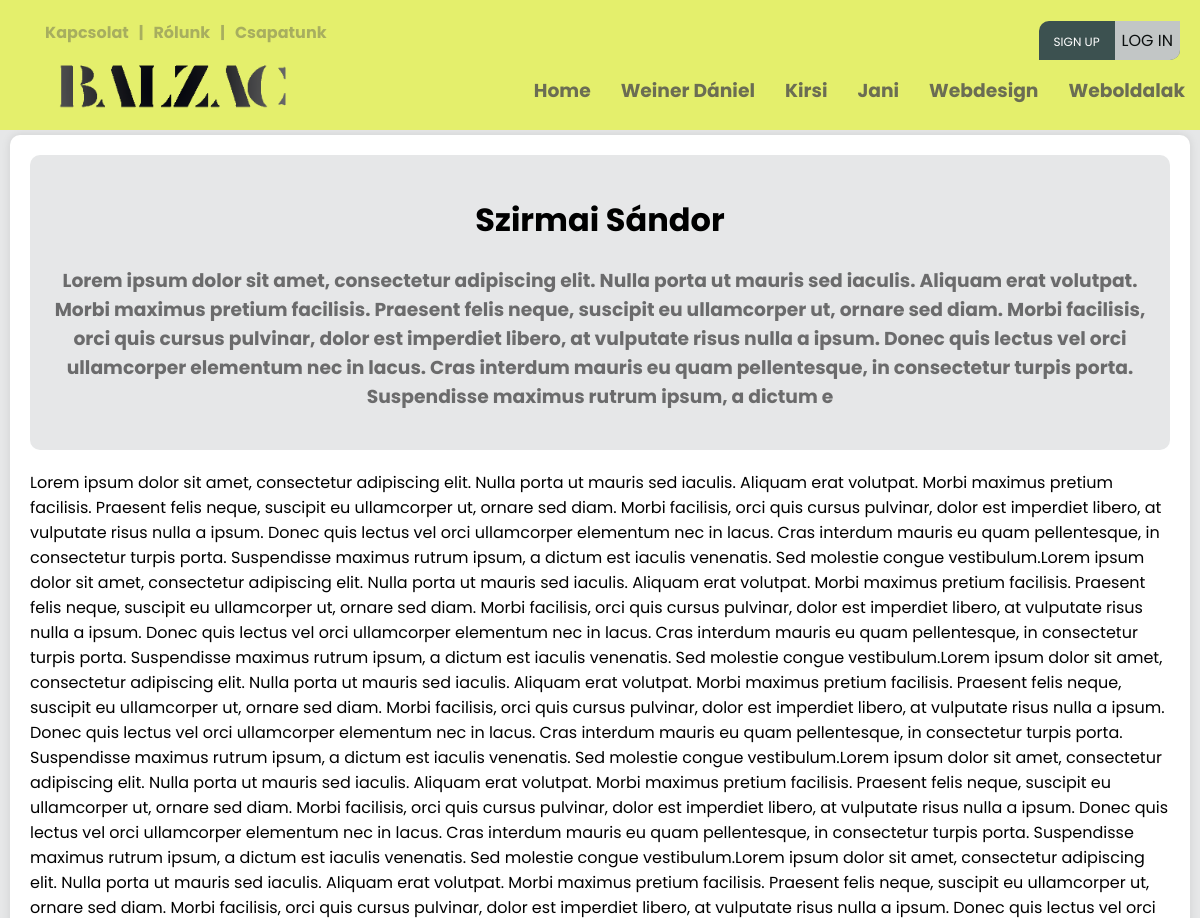
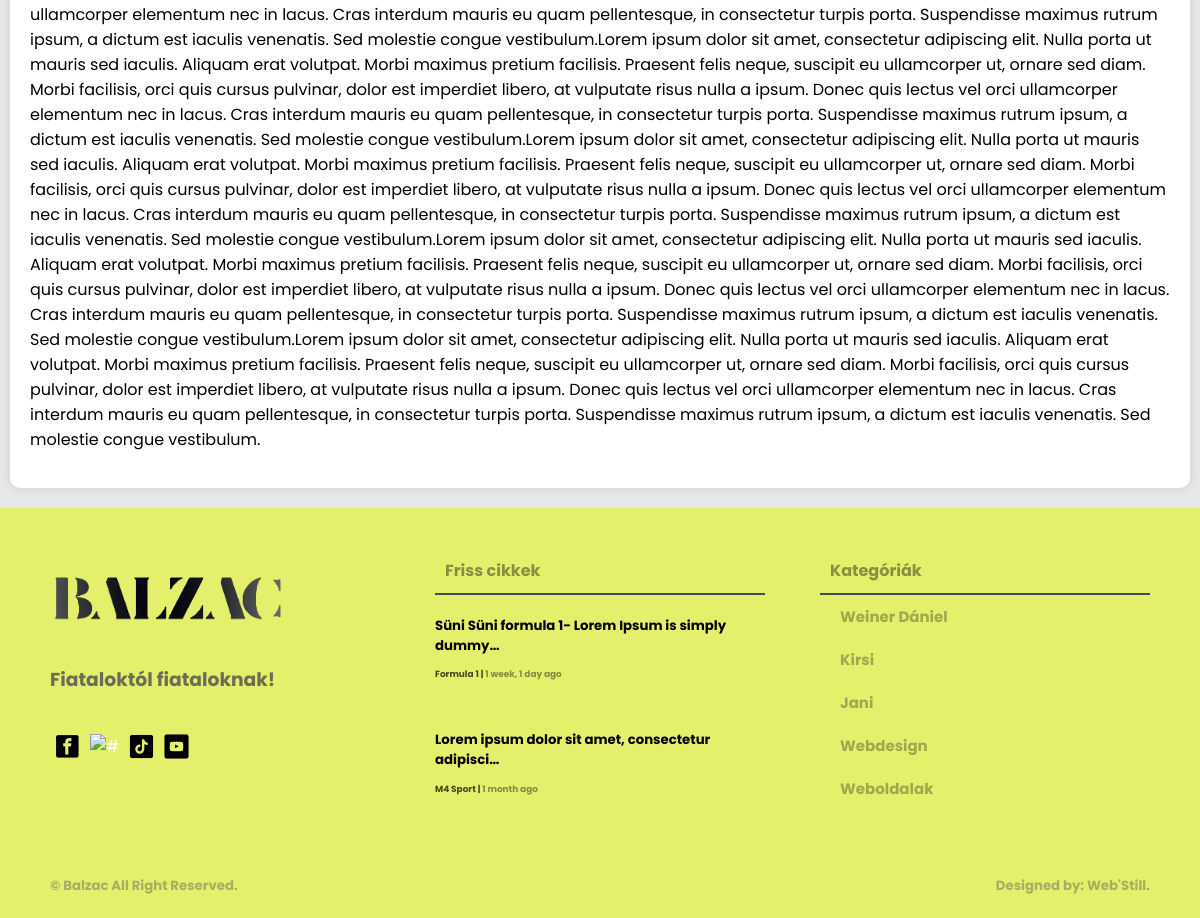
The app's page /munkatars/4/ with its own data (2 pictures, top to bottom).
### creationboard/models.py (models this page shows, shortened)
class Category(models.Model):
    user = models.ForeignKey(User, null=True, on_delete=models.CASCADE)
    name = models.CharField(max_length=200)
    class Meta:
        ordering = ['-id']

class Team(models.Model):
    user = models.ForeignKey(User, null=True, on_delete=models.CASCADE)
    name = models.CharField(max_length=200, null=True, blank=False)
    description = models.CharField(max_length=500, null=True, blank=False)
    bio = RichTextUploadingField(null=False, blank=False)
    img = models.ImageField( upload_to="images/", default="images/home9.jpg")
    class Meta:
        ordering = ['-id']

class Article(models.Model):
    user = models.ForeignKey(User, on_delete=models.CASCADE)
    title = models.CharField(max_length=200)
    created = models.DateTimeField(auto_now_add=True, null=True)
    updated = models.DateTimeField(auto_now=True, null=True)
    articletype = models.CharField(null=False, blank=False, max_length=100)
    body = RichTextUploadingField(max_length=1000000) #ez itt lehetne RichTextUploadingField is
    indeximg = models.ImageField(upload_to="images/", default="images/home9.jpg")
    category = models.CharField(max_length=100, null=False, blank=False)
    status = models.CharField(max_length=10, choices=STATUS_CHOICES, default='pending')
    class Meta:
        ordering = ['-created']

### main/views.py (the view)
# urls.py: path('munkatars/<str:pk>/', views.Collega.as_view(), name='munkatars'),
class Collega(View):
    template_name = "main/munkatars.html"
    def get(self, request, pk):
        footarticle = models.Article.objects.filter(status='approved')[0:2]
        navcategory = models.Category.objects.all()[0:5]
        team = models.Team.objects.get(id=pk)
        context = {'category2': navcategory, 'article4': footarticle, 'team': team}
        return render(request, self.template_name, context)

### templates/main/munkatars.html (shortened to what this page needs)
{% load static %}
<!DOCTYPE html>
<html>
<head>
	<link rel="stylesheet" type="text/css" href="{% static 'main/style.css' %}">
</head>
<body>
	{% include 'main/navbar.html' %}
	<main>
		<div class="wrapper">
			<div class="card-04 pb-3 mb-3">
				<div class="card-04 backg pb-3 m-0 mb-3">
					<h1 align="center">{{ team.name }}</h1>
					<h3 align="center">{{ team.description }}</h3>
				</div>
				{{ team.bio|safe }}
			</div>
		</div>
	</main>
	{% include 'main/footer.html' %}
</body>
</html>

### templates/main/navbar.html (shortened to what this page needs)
{% load static %}
<div class="screen-big">
<nav>
    <div class="nav-one nav-flex">
        <div class="left flex">
            <ul class="top-header mt-0">
                <li><a href="{% url 'contact-us' %}"><h4>Kapcsolat</h4></a></li>
                <li><h4>|</h4></li>
                <li><a href="{% url 'about-us' %}"><h4>Rólunk</h4></a></li>
                <li><h4>|</h4></li>
                <li><a href="{% url 'team-index' %}"><h4>Csapatunk</h4></a></li>
            </ul>
        </div>
        <div class="right flex">
                <ul class="top-header">
                    {% if request.user.is_authenticated %}
                    <li>
                        <div class="header-profile-pic">
                            <div class="pic">
                                <span class="material-symbols-outlined">account_circle</span>
                            </div>
                            <div class="header-profile-info">
                                <h4><a href="{% url 'profile-page' request.user.username %}">@{{ request.user }}</a></h4>
                                <h6><a href=""><span class="material-symbols-outlined">mail_lock</span>{{ request.user.email }}</a></h6>
                            </div>
                        </div>
                    </li>
                    <!--<li><h4><a href="{% url 'profile-page' request.user.username %}">Hello, @{{ request.user }}</a></h4></li>
                    <li><h4>|</h4></li>
                    <li><h4><a href="{% url 'logout' %}"><span class="material-symbols-outlined">logout</span>Kijelentkezés</a></h4></li>-->
                    {% else %}
                    <ul class="foot-icon-margin pd-0">
                        <li class="signup-or-login"><a href="{% url 'register' %}" class="sign-up">Sign up</a><a href="{% url 'login' %}"><button class="login-btn">Log in</button></a></li>
                    </ul>
                    {% endif %}
                </ul>
        </div>
    </div>
    <div class="nav-two nav-flex">
        <div class="left flex">
            <ul>
                <a href="{% url 'index' %}"><li><img src="{% static 'main/pics/logo.png' %}" class="logo-img" alt="#" /></li>
            </ul>
        </div>
        <div class="right">
            <div class="social media">
                <ul>
                    <li><a href="{% url 'index' %}"><h3>Home</h3></a></li>
                    {% for category in category2 %}
                        <li><a href="{% url 'article-page' category.name %}"><h3>{{ category.name }}</h3></a></li>
                    {% endfor %}
                </ul>
            </div>
        </div>
    </div>
</nav>
</div>

### templates/main/footer.html
{% load static %}
<footer>
    <div class="footer">
        <div class="footer-cols footer-firts">
            <div class="col-01">
                <ul class="pd-0">
                    <a href="{% url 'index' %}"><li><img src="{% static 'main/pics/logo.png' %}" class="logo-img" alt="#" /></li>
                </ul>
                <h3>Fiataloktól fiataloknak!</h3>
                <ul class="foot-icon-margin pd-0">
                    <a href="https://www.facebook.com/profile.php?id=100090612766620" target="blank"><li><img src="{% static 'main/pics/facebook.png' %}" class="icon-img" alt="#" target="blank" /></a></li>
                    <a href="https://www.instagram.com/balzacponthu/" target="blank"><li><img src="{% static 'main/pics/instagram.png' %}" class="icon-img" alt="#" /></li></a>
                    <a href="https://www.tiktok.com/@balzac.ujsag" target="blank"><li><img src="{% static 'main/pics/tiktok.png' %}" class="icon-img" alt="#" /></li></a>
                    <a href="https://www.youtube.com/@balzacujsag" target="blank"><li><img src="{% static 'main/pics/youtube.png' %}" class="icon-img" alt="#" /></li></a>
                </ul>
            </div>
            <div class="col-02">
                <div class="box-title">
                    <h4 class="txt-black">Friss cikkek<h4>
                </div>
                {% for article in article4 %}
                <ul class="pd-0">
                    <li><a href="{% url 'article' article.id %}" class="footer-article-text">
                        <h5 class="mt-1 mb-1">{{ article.title|truncatechars:49 }}</h5>
                        <h6 class="m-0">{{ article.body|truncatechars:30|safe }}</h6>
                        <small class="black"><span><a href="{% url 'article-page' article.category %}" class="black">{{ article.category }} </a></span>  |  <span><a class="black"> {{ article.created|timesince }} ago</a></span></small>
                    </a></li>
                </ul>
                {% endfor %}
            </div>
            <div class="col-03">
                <div class="box-title">
                    <h4 class="txt-black">Kategóriák<h4>
                </div>
                <div class="box-categories">
                    <ul>
                        {% for category in category2 %}
                        <li><a href="{% url 'article-page' category.name %}" class="txt-black">{{ category.name }}</a></li>
                        {% endfor %}
                    </ul>
                </div>
            </div>
        </div>
        <div class="footer-second">
            <div>
                <h5><a href="#"> &copy; Balzac</a> All Right Reserved.<h5>
            </div>
            <div>
                <h5><a href="">Designed by: Web'Still.</a><h5>
            </div>
        </div>
    </div>
</footer>

### static/main/style.css (style rules this page uses)
:root { --background-color: #e6e7e8; --box-color: white; --bg-dark: #000; --white-box-text: #fff; --small-red-info-color: red; --text-color-greany: #3c5150; --heaed-foot-color: #e4ef6c; --headad-foot-text-color: #000; --color-white: #fff; --box-padding: 10px; --box-border-radius: 10px; --input-border-radius: 3px; }
* { font-family: 'Poppins', sans-serif; }
html { background: var(--background-color); }
body { padding: 0; margin: 0; background: var(--background-color); }
small { color: var(--color-white); filter: grayscale(60%) opacity(0.7); transition: 0.4s; }
small span { color: var(--color-white); filter: grayscale(100%) opacity(0.6); transition: 0.4s; cursor: pointer; }
h3 { color: var(--text-color-greany); filter: grayscale(100%) opacity(0.8); transition: 0.3s; }
h4 { color: var(--text-color-greany); filter: grayscale(100%) opacity(0.4); cursor: pointer; transition: 0.5s; }
a { text-decoration: none; cursor: pointer; color: var(--color-white); padding: 0; margin: 0; }
ul { list-style: none; }
li { cursor: pointer; }
.black { color: black !important; }
.m-0 { margin: 0 !important; }
.mb-1 { margin-bottom: 5px !important; }
.mb-3 { margin-bottom: 20px !important; }
.mt-0 { margin-top: 0 !important; }
.mt-1 { margin-top: 5px !important; }
.pb-3 { padding-bottom: 20px !important; }
.pd-0 { padding: 0 !important; }
.txt-black { color: var(--dark-box-text) !important; }
.icon-img { height: 25px; width: 25px; margin: 5px; cursor: pointer; }
.logo-img { height: 50px; cursor: pointer; }
.wrapper { max-width: 1200px; margin: 0 auto; }
nav { background: var(--heaed-foot-color); position: absolute; top: 0px; right: 0; left: 0; padding: 20px 0 10px 0; z-index: 1; }
.nav-flex { display: flex; align-items: center; justify-content: space-between; }
.nav-one { cursor: pointer; height: 40px; background: var(--heaed-foot-color); }
nav ul { display: flex; flex-direction: row; }
.top-header li { margin: 10px 5px; }
.foot-icon-margin { display: flex; flex-direction: row; }
nav ul li { margin: 10px 15px; color: var(--headad-foot-text-color); }
.nav-two { cursor: pointer; height: 60px; background: var(--heaed-foot-color); }
main { margin: 135px 0 0 0; flex-direction: column; width: 100%; }
.card-04 { background: var(--box-color); position: relative; flex: 1; margin: 10px; border-radius: var(--box-border-radius); box-shadow: 0 0 10px rgba(0, 0, 0, .1); padding: 20px; padding-bottom: 0; }
.card-04.backg { box-shadow: none; background: var(--background-color); }
.box-title { border-bottom: 2px solid var(--text-color-greany); }
.box-title h4 { color: var(--color-white); margin: 10px; margin-top: 0px; }
.box-categories ul { margin: 0; padding: 0; }
.box-categories ul li { padding: 10px 20px; font-size: 15px; font-weight: bolder; color: var(--bg-dark); filter: grayscale(100%) opacity(0.3); transition: 0.5s; }
footer { background: var(--heaed-foot-color); margin-top: 10px; padding: 50px 50px 0 50px; }
.footer-cols { display: flex; flex-direction: row; align-items: top; flex-wrap: wrap; justify-content: space-between; }
.col-01 { display: flex; flex-direction: column; width: 30%; align-items: top; }
.col-02 { display: flex; flex-direction: column; align-items: top; width: 30%; }
.col-03 { width: 30%; align-items: top; }
.footer-article-text { color: var(--bg-dark); }
.footer-second { display: flex; flex-direction: row; justify-content: space-between; padding: 30px 0 0px 0; }
.footer-second h5 { color: var(--text-color-greany); filter: grayscale(100%) opacity(0.4); }
.footer-second h5 a { color: var(--text-color-greany) !important; filter: grayscale(0%) opacity(1) !important; }
.txt-black { color: #000 !important; }
.login-btn { align-self: center; justify-content: center; padding: 7px; background-color: #e4ef6c; filter: grayscale(1) opacity(.8); border: 0; font-size: 16px; text-transform: uppercase; border-bottom-right-radius: 10px; cursor: pointer; }
.sign-up { margin-right: 15px; padding-left: 15px; font-size: 12px; text-transform: uppercase; z-index: 2; }
.signup-or-login { background-color: #3c5150; margin-top: 5px; margin-right: 20px !important; border-top-left-radius: 10px; border-bottom-right-radius: 10px; z-index: 4; }

### records on screen
Category: name "Weiner Dániel"
Category: name "Kirsi"
Category: name "Jani"
Category: name "Webdesign"
Category: name "Weboldalak"
Team: name "Szirmai Sándor", description "Lorem ipsum dolor sit amet, consectetur adipiscing elit. Nulla porta ut mauris sed iaculis. Aliquam erat volutpat. Morbi maximus pretium facilisis. Praesent felis neque, suscipit eu ullamcorper ut, ornare sed diam. Morbi facilisis, orci quis cursus pulvinar, dolor est imperdiet libero, at vulputate risus nulla a ipsum. Donec quis lectus vel orci ullamcorper elementum nec in lacus. Cras interdum mauris eu quam pellentesque, in consectetur turpis porta. Suspendisse maximus rutrum ipsum, a dictum e", bio "Lorem ipsum dolor sit amet, consectetur adipiscing elit. Nulla porta ut mauris sed iaculis. Aliquam erat volutpat. Morbi maximus pretium facilisis. Praesent felis neque, suscipit eu ullamcorper ut, ornare sed diam. Morbi facilisis, orci quis cursus pulvinar, dolor est imperdiet libero, at vulputate risus nulla a ipsum. Donec quis lectus vel orci ullamcorper elementum nec in lacus. Cras interdum mauris eu quam pellentesque, in consectetur turpis porta. Suspendisse maximus rutrum ipsum, a dictum est iaculis venenatis. Sed molestie congue vestibulum.Lorem ipsum dolor sit amet, consectetur adipiscing elit. Nulla porta ut mauris sed iaculis. Aliquam erat volutpat. Morbi maximus pretium…"
Article: title "Süni Süni formula 1- Lorem Ipsum is simply dummy…", category "Formula 1", created "1 week, 1 day"
Article: title "Lorem ipsum dolor sit amet, consectetur adipisci…", category "M4 Sport", created "1 month"
